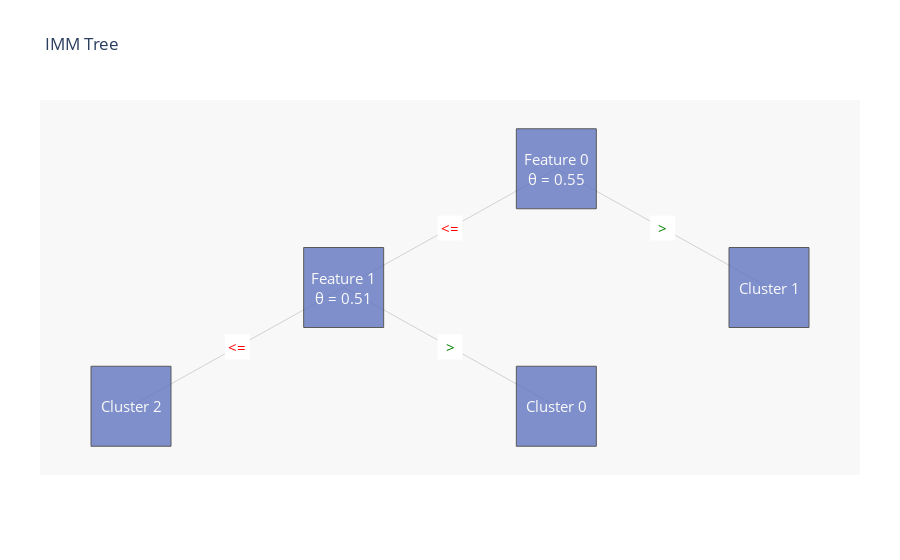

Here is the notebook cell this chart was saved with:
### Code cell
#initialize with n clusters
imm = Extractor.imm(exact_cluster_to_search)
imm.fit(X_train)
imm.drawTree()

Y_pred_1=imm.predict_on_more_data(X_test)

print('rand_score is: ',metrics.rand_score(Y_test_Z,Y_pred_1),' , ARI score is : ',metrics.adjusted_rand_score(Y_test_Z,Y_pred_1),' , AMI score is: ',metrics.adjusted_mutual_info_score(Y_test_Z,Y_pred_1),' , silhoutte score is: ',metrics.silhouette_score(X_test,Y_pred_1))

### Figure 1 — Plotly figure (JSON) as saved in the notebook; plotly's stock layout.template omitted (floating-point values rounded to 4 significant figures)
{"data": [{"hoverinfo": "none", "line": {"color": "rgb(210,210,210)", "width": 1}, "mode": "lines", "type": "scatter", "x": [0, -0.5, null, 0, 0.5, null, -0.5, -1, null, -0.5, 0, null], "y": [4, 3, null, 4, 3, null, 3, 2, null, 3, 2, null]}, {"hoverinfo": "none", "marker": {"color": "#6175c1", "line": {"color": "rgb(50,50,50)", "width": 1}, "size": 80, "symbol": "square"}, "mode": "markers", "name": "bla", "opacity": 0.8, "text": ["Feature 0<br>θ = 0.55", "Feature 1<br>θ = 0.51", "Cluster 2", "Cluster 0", "Cluster 1"], "type": "scatter", "x": [0, -0.5, -1, 0, 0.5], "y": [4, 3, 2, 2, 3]}, {"hoverinfo": "none", "marker": {"color": "#FFFFFF", "line": {"color": "rgb(250,250,250)", "width": 0}, "size": 25, "symbol": "square"}, "mode": "markers", "name": "bla", "opacity": 1, "type": "scatter", "x": [-0.25, 0.25, -0.75, -0.25], "y": [3.5, 3.5, 2.5, 2.5]}], "layout": {"annotations": [{"font": {"color": "rgb(250,250,250)", "size": 15}, "showarrow": false, "text": "Feature 0<br>θ = 0.55", "x": 0, "xref": "x", "y": 4, "yref": "y"}, {"font": {"color": "rgb(250,250,250)", "size": 15}, "showarrow": false, "text": "Feature 1<br>θ = 0.51", "x": -0.5, "xref": "x", "y": 3, "yref": "y"}, {"font": {"color": "rgb(250,250,250)", "size": 15}, "showarrow": false, "text": "Cluster 2", "x": -1, "xref": "x", "y": 2, "yref": "y"}, {"font": {"color": "rgb(250,250,250)", "size": 15}, "showarrow": false, "text": "Cluster 0", "x": 0, "xref": "x", "y": 2, "yref": "y"}, {"font": {"color": "rgb(250,250,250)", "size": 15}, "showarrow": false, "text": "Cluster 1", "x": 0.5, "xref": "x", "y": 3, "yref": "y"}, {"font": {"color": "rgb(255,0,0)", "size": 15}, "showarrow": false, "text": "<=", "x": -0.25, "xref": "x", "y": 3.5, "yref": "y"}, {"font": {"color": "rgb(0,128,0)", "size": 15}, "showarrow": false, "text": ">", "x": 0.25, "xref": "x", "y": 3.5, "yref": "y"}, {"font": {"color": "rgb(255,0,0)", "size": 15}, "showarrow": false, "text": "<=", "x": -0.75, "xref": "x", "y": 2.5, "yref": "y"}, {"font": {"color": "rgb(0,128,0)", "size": 15}, "showarrow": false, "text": ">", "x": -0.25, "xref": "x", "y": 2.5, "yref": "y"}], "font": {"size": 12}, "hovermode": "closest", "margin": {"b": 85, "l": 40, "r": 40, "t": 100}, "plot_bgcolor": "rgb(248,248,248)", "showlegend": false, "title": {"text": "IMM Tree"}, "uniformtext": {"minsize": 8}, "xaxis": {"showgrid": false, "showline": false, "showticklabels": false, "zeroline": false}, "yaxis": {"showgrid": false, "showline": false, "showticklabels": false, "zeroline": false}}}
